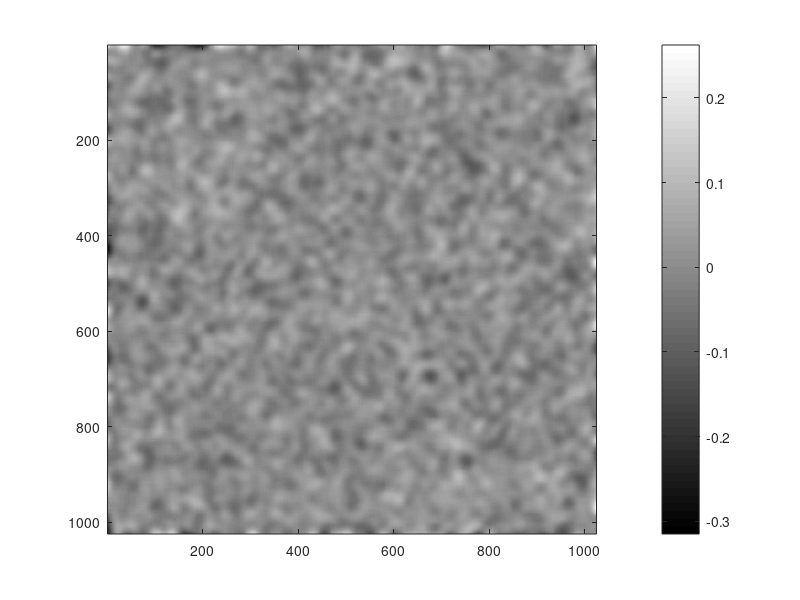

This figure's MATLAB source:
noise = randn(1024, 1024);
sigma = 10;

blurred_noise = imgaussfilt(noise, sigma);

imagesc(blurred_noise);
colormap('gray');
colorbar;
axis image;
